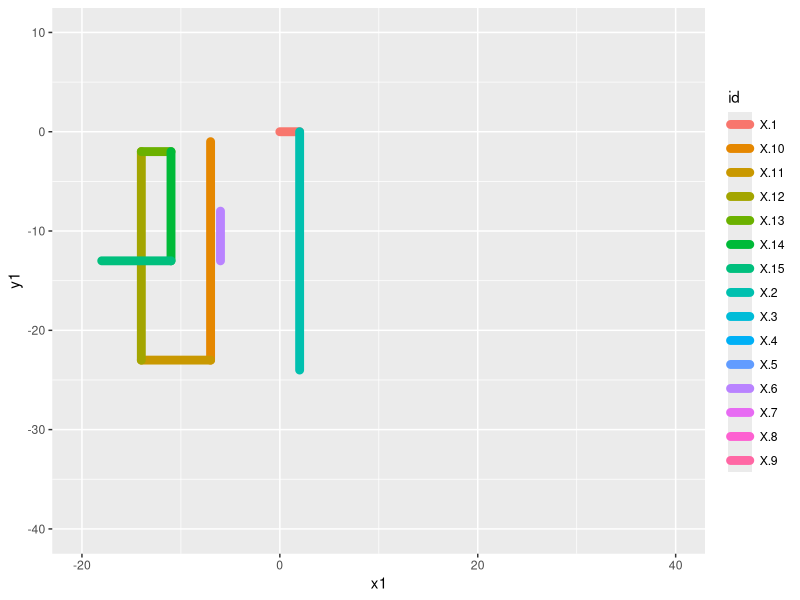

R code for this plot:
turn_it <- function(dataframe, len.col, turn = -pi/2) {
  dat <- dataframe
  dat[, "turn"] <- rep(turn, nrow(dataframe))
  dat <- within(dat, { 
    facing <- pi/2 + cumsum(turn)
    mult <- 1i * facing
    exp <- exp(1i * facing)
    move <- dat[, len.col] * exp(1i * facing)
    position <- cumsum(move)
    x2 <- Re(position)
    y2 <- Im(position)
    x1 <- c(0, head(x2, -1))
    y1 <- c(0, head(y2, -1))
  })
  
  dat[, c("x1", "y1", "x2", "y2")] <- 
    lapply(dat[, c("x1", "y1", "x2", "y2")], round, digits=0)
  data.frame(dataframe, dat)
}

n <- 15
set.seed(11)
(dat <- data.frame(id = paste("X", 1:n, sep="."), 
                   lens=sample(1:25, n, replace=TRUE)))

library("ggplot2")

ggplot(turn_it(dat, "lens"), aes(x = x1, y = y1, xend = x2, yend = y2)) + 
  geom_segment(aes(color=id), size=3,lineend = "round") + 
  ylim(c(-40, 10)) + xlim(c(-20, 40))
